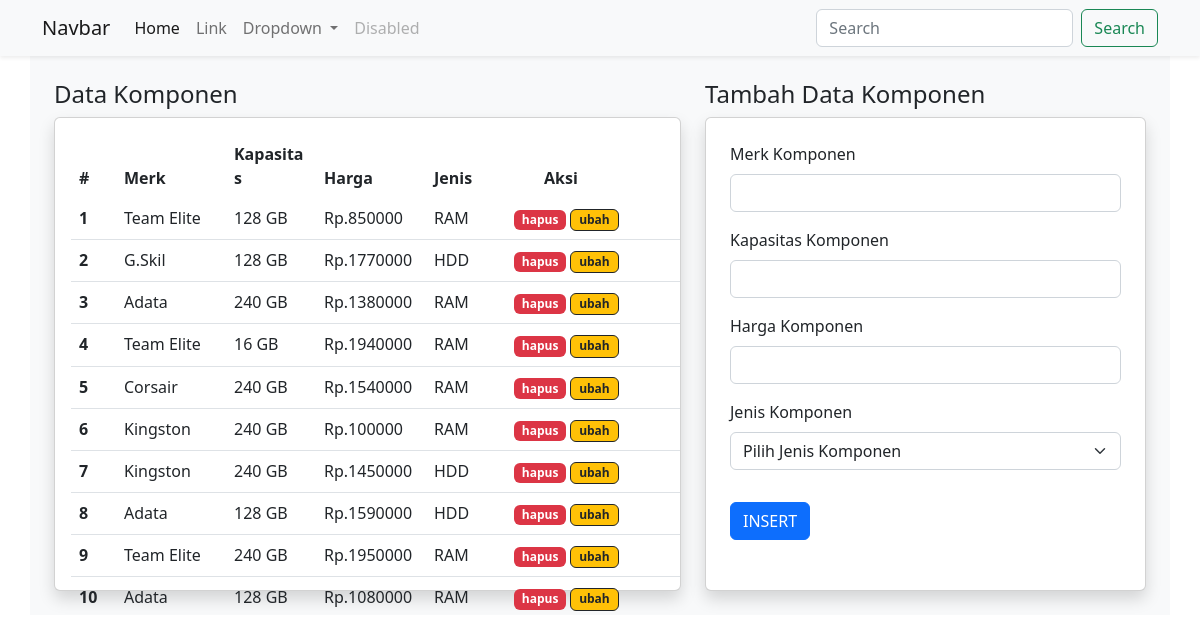
The page / on the database its author committed.
### tables this page shows
CREATE TABLE `komponen_007` (
  `id_komponen` int(11) NOT NULL,
  `merk_007` varchar(50) NOT NULL,
  `kapasitas_007` varchar(20) NOT NULL,
  `harga_007` varchar(20) NOT NULL,
  `jenis_007` enum('HDD','RAM') NOT NULL
);

### application/controllers/Komponen007.php (called while the page is built, shortened)
<?php
class Komponen007 extends CI_Controller {
    public function __construct() {
        $this->load->model('MKomponen007');
    }
    public function index () {
        $data['komponen'] = $this->MKomponen007->getAllKomponen();
        $this->load->view('header');
        $this->load->view('index', $data);
        $this->load->view('footer');
    }
}
?>

### index.php (called while the page is built, shortened)
<?php
require_once BASEPATH.'core/CodeIgniter.php';

### application/models/MKomponen007.php (called while the page is built, shortened)
<?php
class MKomponen007 extends CI_Model {
    public function getAllKomponen () {
        return $this->db->get('komponen_007')->result_array();
    }
}
?>

### application/views/index.php (the view, shortened to what this page needs)
<div class="row">
    <div class="col-7">
        <h4>Data Komponen</h4>
        <div class="card shadow">
            <div class="card-body" style="height: 472px">
                <table class="table table-scroll ">
                    <thead>
                        <tr>
                            <th style="width: 45px ;">#</th>
                            <th style="width: 110px;">Merk</th>
                            <th style="width: 90px;">Kapasitas</th>
                            <th style="width: 110px;">Harga</th>
                            <th style="width: 110px;">Jenis</th>
                            <th>Aksi</th>
                        </tr>
                    </thead>
                    <tbody>
                        <?php $i = 1; foreach ($komponen as $kom) : ?>
                        <tr>
                            <th style="width: 45px ;" scope="row"><?php echo $i++ ?></th>
                            <td style="width: 110px;"><?php echo $kom['merk_007'] ?></td>
                            <td style="width: 90px;"><?php echo $kom['kapasitas_007'] ?> GB</td>
                            <td style="width: 110px;">Rp.<?php echo $kom['harga_007'] ?></td>
                            <td style="width: 80px;"><?php echo $kom['jenis_007'] ?></td>
                            <td>
                                <a href="<?php echo site_url() ?>index.php/komponen007/hapus/<?php echo $kom['id_komponen'] ?>" class="badge bg-danger text-decoration-none" onclick="return confirm('Yakin ingin menghapus data ini ?')">hapus </a>
                                <a href="<?php echo site_url() ?>index.php/komponen007/ubah/<?php echo $kom['id_komponen'] ?>" class="badge border border-dark bg-warning text-decoration-none text-dark">ubah </a>
                            </td>
                        </tr>
                        <?php endforeach; ?>
                    </tbody>
                </table>
            </div>
        </div>
    </div>
    <div class="col-5">
        <h4>Tambah Data Komponen</h4>
        <div class="card shadow">
            <div class="card-body p-4" style="height: 472px">
                <form action="" method="post">
                    <div class="mb-3">
                        <label for="merk" class="form-label">Merk Komponen</label>
                        <input type="text" class="form-control" id="merk" name="merk">
                    </div>
                    <div class="mb-3">
                        <label for="kapasitas" class="form-label">Kapasitas Komponen</label>
                        <input type="number" class="form-control" id="kapasitas" name="kapasitas">
                    </div>
                    <div class="mb-3">
                        <label for="harga" class="form-label">Harga Komponen</label>
                        <input type="number" class="form-control" id="harga" name="harga">
                    </div>
                    <div class="mb-3">
                        <label for="jenis" class="form-label">Jenis Komponen</label>
                        <select class="form-select" aria-label="Default select example" name="jenis">
                            <option selected disabled hidden >Pilih Jenis Komponen</option>
                        </select>
                    </div>
                    <div class="mb-3">
                        <button type="submit" name="submit" class="btn btn-primary mt-3 "> INSERT </button>
                    </div>
                </form>
            </div>
        </div>
    </div>
</div>

### application/views/header.php (shortened to what this page needs)
<!DOCTYPE html>
<html lang="en">
<head>
    <link rel="stylesheet" href="<?php echo site_url('assets/css/bootstrap.css') ?>">
</head>
<body>
    <nav class="navbar navbar-expand-lg bg-light shadow-sm">
        <div class="container">
            <a class="navbar-brand" href="#">Navbar</a>
            <div class="collapse navbar-collapse" id="navbarSupportedContent">
                <ul class="navbar-nav me-auto mb-2 mb-lg-0">
                    <li class="nav-item">
                        <a class="nav-link active" aria-current="page" href="#">Home</a>
                    </li>
                    <li class="nav-item">
                        <a class="nav-link" href="#">Link</a>
                    </li>
                    <li class="nav-item dropdown">
                        <a class="nav-link dropdown-toggle" href="#" role="button" data-bs-toggle="dropdown" aria-expanded="false">
                            Dropdown
                        </a>
                    </li>
                    <li class="nav-item">
                        <a class="nav-link disabled">Disabled</a>
                    </li>
                </ul>
                <form class="d-flex" role="search">
                    <input class="form-control me-2" type="search" placeholder="Search" aria-label="Search">
                    <button class="btn btn-outline-success" type="submit">Search</button>
                </form>
            </div>
        </div>
    </nav>
</body>
<div class="container p-4 bg-light">

### application/views/footer.php (shortened to what this page needs)
</div>
</html>

### application/views/index.php (style rules this page uses)
.table-scroll tbody { position: absolute; overflow-y: scroll; height: 416px; }
.table-scroll tr { width: 100%; table-layout: fixed; display: inline-table; }
.table-scroll thead>tr>th { border: none; }

### rows shown on the page
komponen_007: merk_007 "Team Elite", kapasitas_007 "128", harga_007 "850000", jenis_007 "RAM"
komponen_007: merk_007 "G.Skil", kapasitas_007 "128", harga_007 "1770000", jenis_007 "HDD"
komponen_007: merk_007 "Adata", kapasitas_007 "240", harga_007 "1380000", jenis_007 "RAM"
komponen_007: merk_007 "Team Elite", kapasitas_007 "16", harga_007 "1940000", jenis_007 "RAM"
komponen_007: merk_007 "Corsair", kapasitas_007 "240", harga_007 "1540000", jenis_007 "RAM"
komponen_007: merk_007 "Kingston", kapasitas_007 "240", harga_007 "100000", jenis_007 "RAM"
komponen_007: merk_007 "Kingston", kapasitas_007 "240", harga_007 "1450000", jenis_007 "HDD"
komponen_007: merk_007 "Adata", kapasitas_007 "128", harga_007 "1590000", jenis_007 "HDD"
komponen_007: merk_007 "Team Elite", kapasitas_007 "240", harga_007 "1950000", jenis_007 "RAM"
komponen_007: merk_007 "Adata", kapasitas_007 "128", harga_007 "1080000", jenis_007 "RAM"
